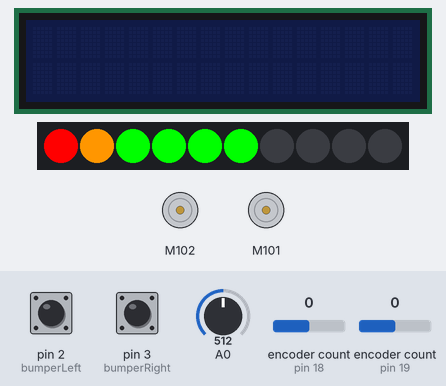
This sketch was run on a simulated Arduino Mega 2560, built with avr-gcc and run on an emulated ATmega2560. On the bench: 16×2 character LCD, 10 RGB LEDs in strip order, left to right, 2 × DC motor (green arrow = forward, orange = backward, longer = faster). Inputs (shaded band) come from the test bench; at power-on: pin 2 (bumperLeft) HIGH, pin 3 (bumperRight) HIGH, A0 = 512, encoder count (sensors on pin 18, pin 19) 0. What the sketch prints to the serial monitor is not drawn.

Above: at 3.7 s.
3.8 s: pin 2 (bumperLeft) pulled LOW for 0.15 s
At 3.88 s:
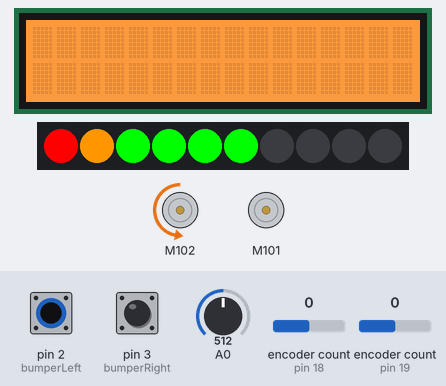
5.4 s: pin 3 (bumperRight) pulled LOW for 0.15 s
At 5.48 s:
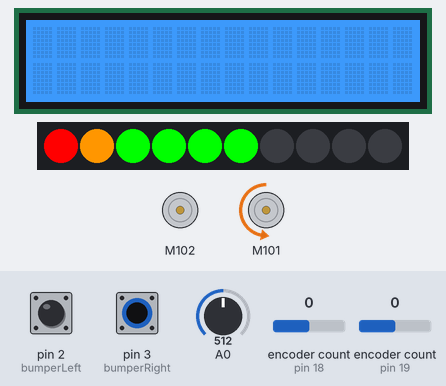
7.0 s: A0 set to 716
At 9.75 s:
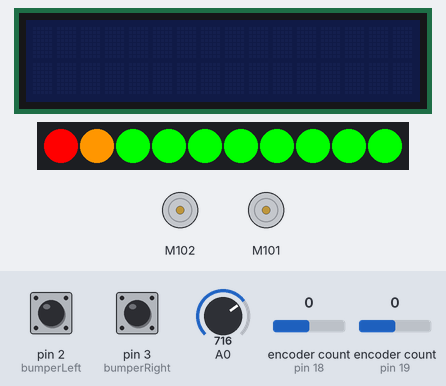
10.0 s: pin 2 (bumperLeft) pulled LOW for 1 s
At 10.3 s:
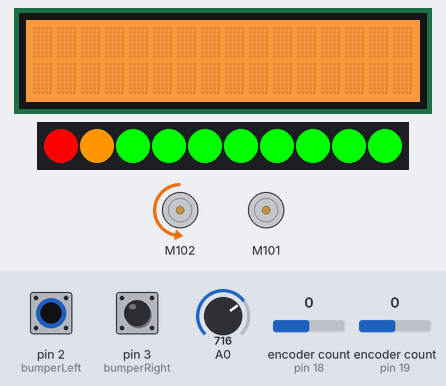
12.5 s: pin 3 (bumperRight) pulled LOW for 1 s
At 13.3 s:
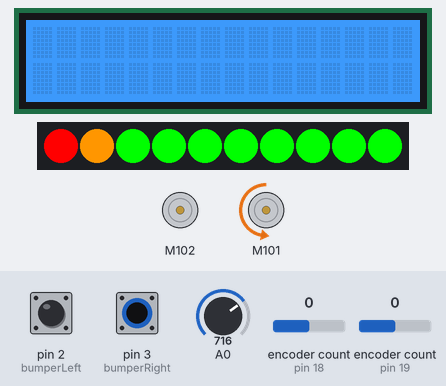
15.0 s: A0 set to 586
18.0 s: A0 set to 558
At 20.5 s:
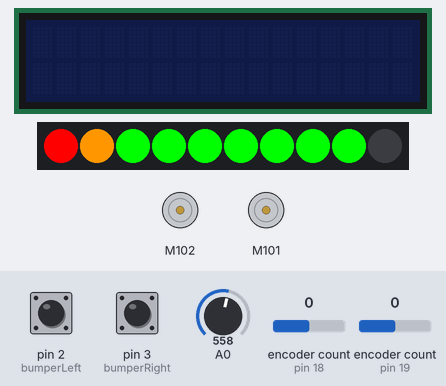
Timing chart, 0 to 22.0 s (numbered marks = the images above; inputs shaded):
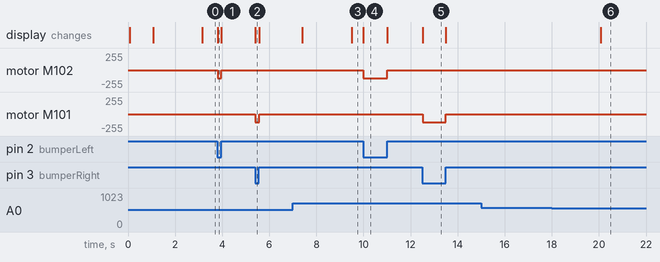

Measured:
- the behaviour switches between 572 and 571 on A0 (found by bisection; images 5 and 6)
- after the input at 3.8 s, motor M102: stopped → backward 127/255 at once, → stopped 0.17 s later; the display: changes at once (image 1)
- after the input at 5.4 s, motor M101: stopped → backward 127/255 at once, → stopped 0.17 s later; the display: changes at once (image 2)
- after the input at 10.0 s, motor M102: stopped → backward 127/255 at once, → stopped 1.0 s later; the display: changes at once (image 4)
- after the input at 12.5 s, motor M101: stopped → backward 127/255 at once, → stopped 0.99 s later; the display: changes at once (image 5)
- after the input at 15.0 s, every drawn part: stays the same

The sketch:

MARK_Example.ino
```cpp
// (licence header left out)
#include <Encoder.h>
#include "Ultrasonic.h"
#include <Wire.h>
#include "rgb_lcd.h"
#include "Grove_I2C_Motor_Driver.h"
#include <Grove_LED_Bar.h>

//init all libraryes
Encoder knobLeft(18, 29);
Encoder knobRight(19, 27 );
rgb_lcd lcd;
Ultrasonic ultrasonic(8);
Grove_LED_Bar bar(5, 4, 0);  // Clock pin, Data pin, Orientation

//define I2C adress
#define I2C_ADDRESS 0x0f

//init all variables
int count = 0;
byte ledbar;
long sumVoltage = 0;
const byte bumperLeft = 2;
const byte bumperRight = 3;
volatile byte stateBumperLeft = LOW;
volatile byte stateBumperRight = LOW;

volatile long left_timestamp = 0; //used to stamp start time of an IR pulse
volatile long left_timestampdiff = 0; //used to stamp start time of an IR pulse
volatile long right_timestamp = 0; //used to stamp start time of an IR pulse
volatile long right_timestampdiff = 0; //used to stamp start time of an IR pulse

int r = 0;
int g = 0;
int b = 0;


void setup() {
  Serial.begin(9600);
  lcd.begin(16, 2);
  lcd.setRGB(200, 200, 200);
  bar.begin();
  bar.setBits(0x3ff);
  Motor.begin(I2C_ADDRESS);

  pinMode(bumperLeft, INPUT_PULLUP);
  pinMode(bumperRight, INPUT_PULLUP);

  attachInterrupt(digitalPinToInterrupt(bumperLeft), leftCB, CHANGE);
  attachInterrupt(digitalPinToInterrupt(bumperRight), rightCB, CHANGE);
  delay(1000);
  bar.setBits(0x0);
  lcd.setRGB(0, 00, 00);
}


void loop() {
  Serial.print("encodeurs : ");
  Serial.print(knobLeft.read());
  Serial.print(" : ");
  Serial.println(knobRight.read());

  int r = 0;
  int g = 0;
  int b = 0;

  if (stateBumperLeft) {
    Motor.speed(MOTOR2, -50);
    r = 255;
    g += 125;
  }
  else {
    Motor.stop(MOTOR2);
  }

  if (stateBumperRight) {
    Motor.speed(MOTOR1, -50);
    b = 255;
    g += 125;
  }
  else {
    Motor.stop(MOTOR1);
  }

  lcd.setRGB(r, g, b);
  sumVoltage = analogRead(A0) + sumVoltage ;

  if (count > 100) {
    int finalvalue = 0;
    sumVoltage = sumVoltage / 100;
    sumVoltage = (3 * sumVoltage * 4980 / 1023.00);
    sumVoltage =  map(sumVoltage, 6000, 8500, 0, 10);
    bar.setLevel(sumVoltage);
    count = 0;
  }
  else {
    count ++;
  }

  delay(20);
}


void rightCB() {
  right_timestampdiff =  micros() - right_timestamp ;
  if (right_timestampdiff > 10000)
  {
    stateBumperRight = !stateBumperRight;
    right_timestamp = micros() ;

  }
}


void leftCB() {
  left_timestampdiff =  micros() - left_timestamp ;
  if (left_timestampdiff > 10000)
  { stateBumperLeft = !stateBumperLeft;
    left_timestamp = micros() ;

  }
}
```
